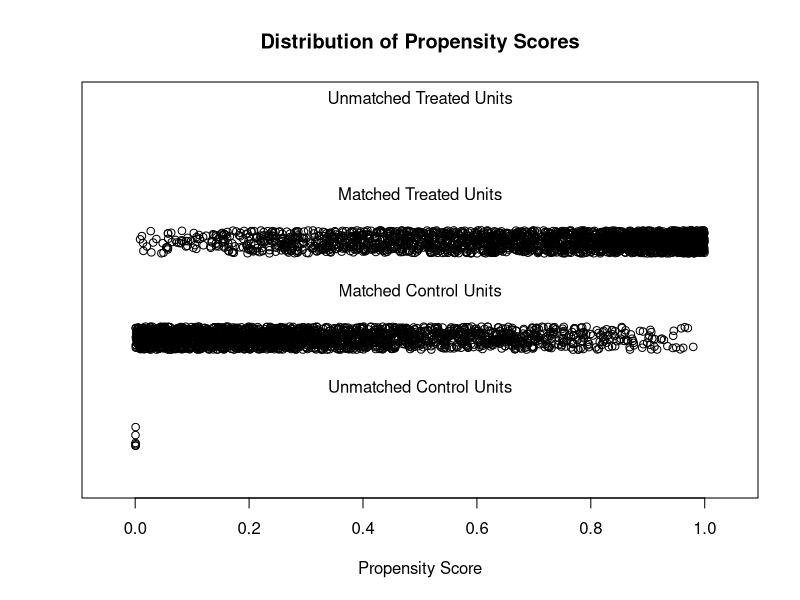

Source code (R): (Note: this script raises an error after producing the figure.)
library("MatchIt")

# for plotting
library("ggplot2")

# for analysis
library("lmtest")
library("sandwich")



# # 1:1 NN PS matching w/o replacement
matching <- read.csv(file = '../../../../data/processed_data/df_matching.csv')
# 
# # matching types
methods = c("nearest", "optimal", "full", "genetic")
distances = c("glm", "mahalanobis")

cor_matrix = cor(matching[complete.cases(matching[ , 12]),5:13])

# nearest neighbor
m.out <- matchit(matching$college_treated ~ High.school.graduation.raw.value + Unemployment.raw.value + 
                 Median.household.income.raw.value + Ratio.of.population.to.mental.health.providers +
                 RUCC + Average.Temperature + Average.Precipitation,
                 data = matching, method = methods[1], distance = distances[1])
summary(m.out)
plot(m.out, type = "jitter", interactive = FALSE)

matching_sub = matching

# get rid of treated with propensity score greater than control
m.data1 <- match.data(m.out)
untreated <- (m.data1[["college_treated"]] == 0)
untreated.data <- m.data1[untreated,]
distance_greatest <- (untreated.data[["distance"]] == max(untreated.data[["distance"]]))
untreated_greatest_dist <- untreated.data[distance_greatest, "distance"]

# create a new column: assign "too high" if distance greater than untreated_greatest_dist, "normal"
m.data1$too_high <- (m.data1$distance >untreated_greatest_dist)

# plotting
ggplot(data = m.data1) + # Unemployment.raw.value
  geom_point(mapping = aes(x = Median.household.income.raw.value, y = Unemployment.raw.value, color = too_high)) +
  geom_vline(xintercept=income_values[3], linetype="dashed", color = "red")

ggplot(data = m.data1) +
  geom_point(mapping = aes(x = Median.household.income.raw.value, y = RUCC, color = too_high)) +
  geom_vline(xintercept=income_values[6], linetype="dashed", color = "red")

# Use less than 90% of college (0.7547552) for now
# Cut off unemployment + low RUCC
income_values <- quantile(matching$Median.household.income.raw.value, c(.25, .60,  .95, .96, .99, .94))
normal_income <- (matching$Median.household.income.raw.value <= income_values[6])
high_RUCC <- (matching$RUCC > 1)
matching_sub = matching[normal_income & high_RUCC, ]

# Do matching on unemployment again
m.out <- matchit(college_treated ~ High.school.graduation.raw.value + Unemployment.raw.value + 
                   Median.household.income.raw.value + Ratio.of.population.to.mental.health.providers +
                   RUCC + Average.Temperature + Average.Precipitation,
         data = matching_sub, method = methods[1], distance = distances[1], replace = TRUE, reuse.max = 4)
summary(m.out)
plot(m.out, type = "jitter", interactive = FALSE)

# TODO: estimating effect of unemployment. A bit trickier because replacement is used
# See https://kosukeimai.github.io/MatchIt/articles/estimating-effects.html
# Not sure how to do it with replacement
gm <- get_matches(m.out)
table(table(gm$id[gm$college_treated == 0]))
fitmd <- lm(Poor.mental.health.days.raw.value ~ college_treated + Unemployment.raw.value + Median.household.income.raw.value + Ratio.of.population.to.mental.health.providers + RUCC,
            data = gm, 
            weights = weights)

coeftest(fitmd, vcov. = vcovCL, cluster = ~subclass + id)["college_treated",,drop = FALSE]
gm$college_treated <- as.factor(gm$college_treated)
ggplot(data = gm, mapping = aes(y = college_treated, x = Poor.mental.health.days.raw.value)) +
  geom_violin() +
  geom_boxplot(width=0.1)

# for suicide
fitmd2 <- lm(Crude.Rate ~ college_treated + Unemployment.raw.value + Median.household.income.raw.value + Ratio.of.population.to.mental.health.providers + RUCC,
            data = gm, 
            weights = weights)

coeftest(fitmd2, vcov. = vcovCL, cluster = ~subclass + id)["college_treated",,drop = FALSE]
gm$college_treated <- as.factor(gm$college_treated)
ggplot(data = gm, mapping = aes(y = college_treated, x = Poor.mental.health.days.raw.value)) +
  geom_violin() +
  geom_boxplot(width=0.1)
